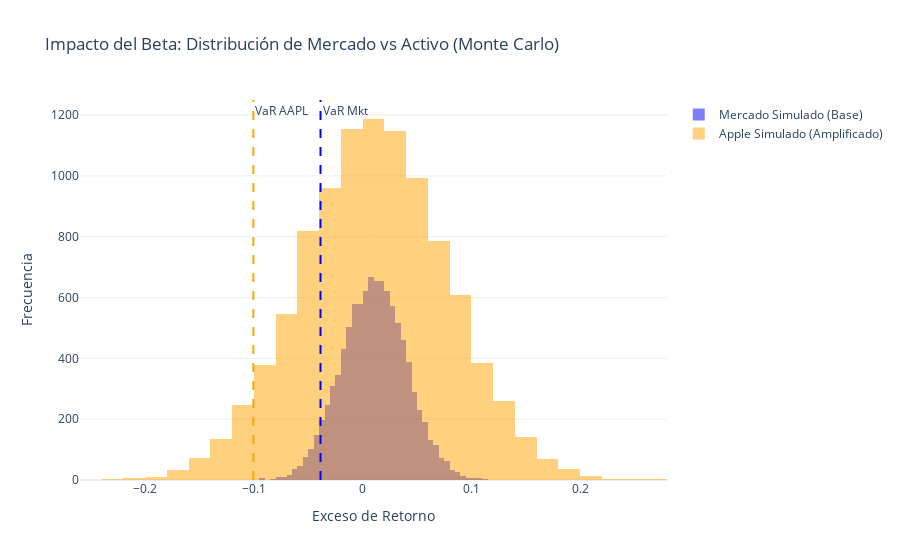

Notebook cell for this chart:
### Markdown cell above
## 11. Visualización del Riesgo: El Efecto Amplificador del Beta

Una de las mejores formas de entender el riesgo sistemático es superponer los histogramas de los retornos simulados del Mercado vs. el Activo.

* **Mercado (Azul):** Representa la volatilidad base de la economía.
* **Activo (Naranja):** Al tener un $\beta \approx 1.34$, Apple actúa como un "amplificador".
    * Cuando el mercado se mueve un poco, Apple se mueve mucho.
    * Esto hace que la campana de Gauss de Apple sea **más ancha y aplanada** (mayor varianza), lo que visualmente confirma que es un activo más riesgoso.

### Code cell
import plotly.graph_objects as go

# === Histograma Comparativo Interactivo ===
fig = go.Figure()

# 1. Distribución del Mercado
fig.add_trace(go.Histogram(
    x=simulations_df['Mkt-RF'],
    name='Mercado Simulado (Base)',
    marker_color='blue',
    opacity=0.5,
    nbinsx=50
))

# 2. Distribución del Activo (Apple)
fig.add_trace(go.Histogram(
    x=simulations_df['Inv_Ret-RFR'],
    name='Apple Simulado (Amplificado)',
    marker_color='orange',
    opacity=0.5,
    nbinsx=50
))

# 3. Líneas de Intervalo de Confianza (95% VaR implícito)
# Calculamos percentiles para ver las colas
mkt_VaR_95 = simulations_df['Mkt-RF'].quantile(0.05)
asset_VaR_95 = simulations_df['Inv_Ret-RFR'].quantile(0.05)

fig.add_vline(x=mkt_VaR_95, line_dash="dash", line_color="blue", annotation_text="VaR Mkt")
fig.add_vline(x=asset_VaR_95, line_dash="dash", line_color="orange", annotation_text="VaR AAPL")

fig.update_layout(
    title='Impacto del Beta: Distribución de Mercado vs Activo (Monte Carlo)',
    xaxis_title='Exceso de Retorno',
    yaxis_title='Frecuencia',
    barmode='overlay', # Superposición para comparar anchos
    template='plotly_white'
)

fig.show()

### Figure 1 — Plotly figure (JSON) as saved in the notebook; plotly's stock layout.template omitted (floating-point values rounded to 4 significant figures; data arrays with more than 128 entries replaced by an {"elided": "..."} marker saying what was removed)
{"data": [{"marker": {"color": "blue"}, "name": "Mercado Simulado (Base)", "nbinsx": 50, "opacity": 0.5, "type": "histogram", "x": {"elided": "10000 float values"}}, {"marker": {"color": "orange"}, "name": "Apple Simulado (Amplificado)", "nbinsx": 50, "opacity": 0.5, "type": "histogram", "x": {"elided": "10000 float values"}}], "layout": {"annotations": [{"showarrow": false, "text": "VaR Mkt", "x": -0.03875, "xanchor": "left", "xref": "x", "y": 1, "yanchor": "top", "yref": "y domain"}, {"showarrow": false, "text": "VaR AAPL", "x": -0.1005, "xanchor": "left", "xref": "x", "y": 1, "yanchor": "top", "yref": "y domain"}], "barmode": "overlay", "shapes": [{"line": {"color": "blue", "dash": "dash"}, "type": "line", "x0": -0.03875, "x1": -0.03875, "xref": "x", "y0": 0, "y1": 1, "yref": "y domain"}, {"line": {"color": "orange", "dash": "dash"}, "type": "line", "x0": -0.1005, "x1": -0.1005, "xref": "x", "y0": 0, "y1": 1, "yref": "y domain"}], "title": {"text": "Impacto del Beta: Distribución de Mercado vs Activo (Monte Carlo)"}, "xaxis": {"title": {"text": "Exceso de Retorno"}}, "yaxis": {"title": {"text": "Frecuencia"}}}}
